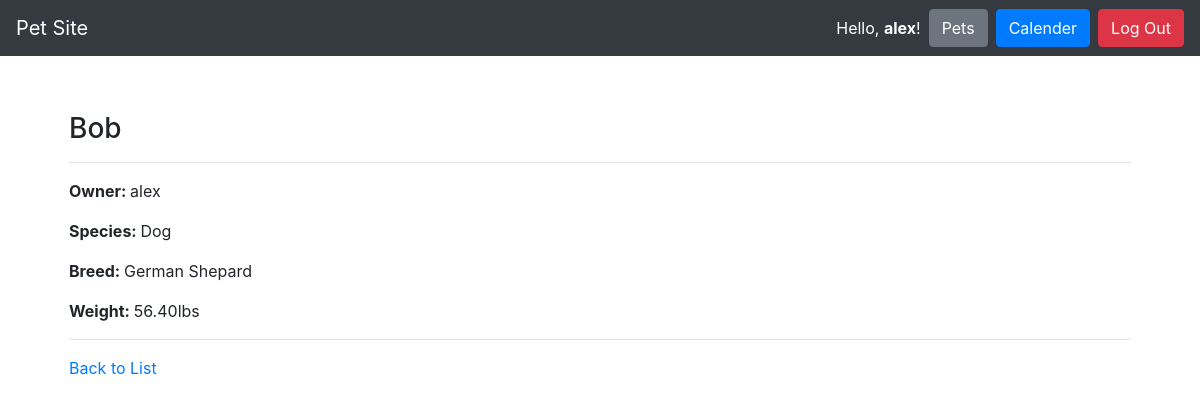
/pets/2/ (signed in), run on the app's committed database.
### pets/models.py (models this page shows, shortened)
class Pet(models.Model):
    pet_name = models.CharField(max_length=200)
    species = models.CharField(max_length=200)
    breed = models.CharField(max_length=200)
    weight_in_pounds = models.DecimalField(max_digits=5, decimal_places=2)
    owner = models.ForeignKey(User, on_delete=models.CASCADE)

### pets/views.py (the view)
# urls.py: path('pets/<int:pet_id>/', PetDetailView.as_view(), name='pet-detail-page'),
class PetDetailView(DetailView):
    def get(self, req, pet_id):
        return render(req, 'pet/pet_detail.html', {
            'pet': Pet.objects.get(id=pet_id)
        })

### pets/templates/pet/pet_detail.html
{% extends "base.html" %}
{% block content %}
  <div class="row">
    <div class="col m-4">
      <h3>{{ pet.pet_name }}</h3>
      <hr>
      <p>
          <strong>
              Owner:
          </strong>
          {{pet.owner}}
      </p>
      <p>
          <strong>
              Species:
          </strong>
          {{pet.species}}
      </p>
      <p>
          <strong>
              Breed:
          </strong>
          {{pet.breed}}
      </p>
      <p>
          <strong>
              Weight:
          </strong>
          {{pet.weight_in_pounds}}lbs
      </p>
      <hr>
      <a href="{% url 'pets-list-page' %}">Back to List</a>
    </div>
  </div>
{% endblock %}

### templates/base.html (shortened to what this page needs)
<!doctype html>
<html lang="en">
  <head>
    <link rel="stylesheet" href="https://stackpath.bootstrapcdn.com/bootstrap/4.3.1/css/bootstrap.min.css"
>
  </head>
  <body>
    <nav class="navbar navbar-expand-md navbar-dark bg-dark">
      <a class="navbar-brand" href="/">Pet Site</a>
      <form class="form-inline ml-auto">
      {% if request.user.is_authenticated %}
        <div class="text-white">Hello, <strong>{{request.user.username}}</strong>!</div>
        <a href="{% url 'pets-list-page' %}" class="btn btn-secondary ml-2">Pets</a>
        <a href="{% url 'calender-list-page' %}" class="btn btn-primary ml-2">Calender</a>
        <a href="{% url 'logout' %}" class="btn btn-danger ml-2">Log Out</a>
      {% else %}
        <a href="{% url 'login' %}" class="btn btn-secondary ml-2">Log In</a>
        <a href="{% url 'register' %}" class="btn btn-primary ml-2">Register</a>
      {% endif %}
      </form>
    </nav>
    <main role="main" class="container" style="margin-top: 4vh;">
      {% block content %}{% endblock %}
    </main>
  </body>

### data on the page
Pet: pet_name "Bob", owner "alex", species "Dog", breed "German Shepard", weight_in_pounds "56.40"

### other printed values
{{ request.user.username }} "alex"
